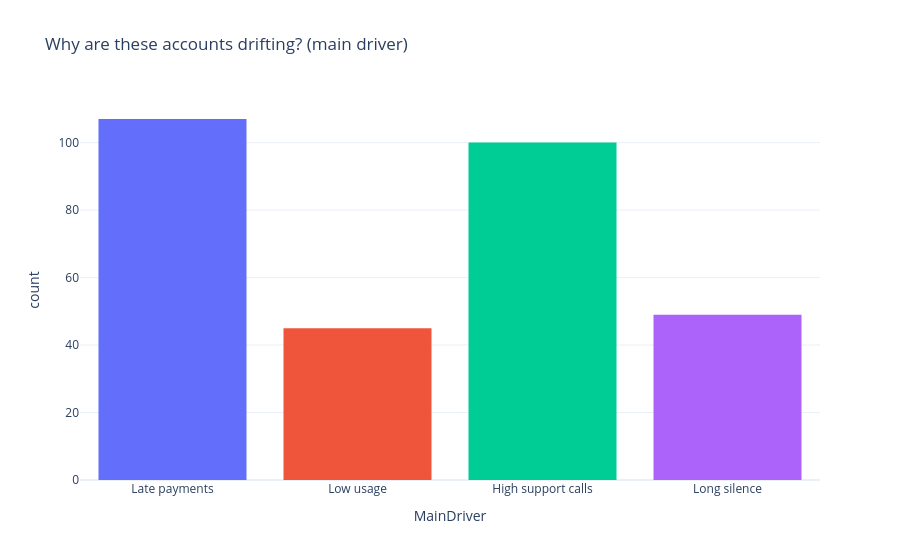

Notebook code cell kept with this figure:
### Code cell
# =====================================================
# 7. THE DECISION: ACCOUNT MANAGER WORKLIST
#    Output the model exists to produce.
# =====================================================
def main_driver(row):
    # which behaviour is furthest above the healthy-segment average
    healthy = train.loc[train["Segment"] == "Loyal / healthy", FEATURES].mean()
    gaps = {
        "High support calls":     (row["Support Calls"]    - healthy["Support Calls"])   / train["Support Calls"].std(),
        "Late payments":          (row["Payment Delay"]    - healthy["Payment Delay"])   / train["Payment Delay"].std(),
        "Low usage":              (healthy["Usage Frequency"] - row["Usage Frequency"])  / train["Usage Frequency"].std(),
        "Long silence":           (row["Last Interaction"] - healthy["Last Interaction"])/ train["Last Interaction"].std(),
    }
    return max(gaps, key=gaps.get)

def recommended_action(driver, score):
    discount = "20%" if score >= 0.6 else "10%"
    return {
        "High support calls": f"Call to resolve open issues + {discount} loyalty discount",
        "Late payments":      f"Offer flexible payment plan + {discount} loyalty discount",
        "Low usage":          f"Onboarding / feature check-in + {discount} loyalty discount",
        "Long silence":       f"Personal re-engagement call + {discount} loyalty discount",
    }[driver]

worklist = top_n.copy()
worklist["MainDriver"] = worklist.apply(main_driver, axis=1)
worklist["RecommendedAction"] = [recommended_action(d, s) for d, s in zip(worklist["MainDriver"], worklist["DriftScore"])]

worklist_cols = ["CustomerID", "Segment", "DriftScore", "Support Calls", "Payment Delay",
                 "Usage Frequency", "Last Interaction", "Subscription Type", "Contract Length",
                 "Total Spend", "MainDriver", "RecommendedAction"]
worklist = worklist[worklist_cols].round(2)
worklist.to_csv("account_manager_worklist.csv", index=False)

print("\nSample of the worklist handed to account managers:")
print(worklist.head(10).to_string(index=False))

fig = px.histogram(worklist, x="MainDriver", color="MainDriver",
                   title="Why are these accounts drifting? (main driver)")
fig.update_layout(template="plotly_white", showlegend=False)
fig.show()

print("\nSaved: account_manager_worklist.csv")
print(f"Accounts to contact this week: {len(worklist)} | "
      f"Potential revenue at stake (Total Spend): {worklist['Total Spend'].sum():,.0f}")

### Figure 1 — Plotly figure (JSON) as saved in the notebook; plotly's stock layout.template omitted (floating-point values rounded to 4 significant figures)
{"data": [{"bingroup": "x", "hovertemplate": "MainDriver=%{x}<br>count=%{y}<extra></extra>", "legendgroup": "Late payments", "marker": {"color": "#636efa", "pattern": {"shape": ""}}, "name": "Late payments", "orientation": "v", "showlegend": true, "type": "histogram", "x": ["Late payments", "Late payments", "Late payments", "Late payments", "Late payments", "Late payments", "Late payments", "Late payments", "Late payments", "Late payments", "Late payments", "Late payments", "Late payments", "Late payments", "Late payments", "Late payments", "Late payments", "Late payments", "Late payments", "Late payments", "Late payments", "Late payments", "Late payments", "Late payments", "Late payments", "Late payments", "Late payments", "Late payments", "Late payments", "Late payments", "Late payments", "Late payments", "Late payments", "Late payments", "Late payments", "Late payments", "Late payments", "Late payments", "Late payments", "Late payments", "Late payments", "Late payments", "Late payments", "Late payments", "Late payments", "Late payments", "Late payments", "Late payments", "Late payments", "Late payments", "Late payments", "Late payments", "Late payments", "Late payments", "Late payments", "Late payments", "Late payments", "Late payments", "Late payments", "Late payments", "Late payments", "Late payments", "Late payments", "Late payments", "Late payments", "Late payments", "Late payments", "Late payments", "Late payments", "Late payments", "Late payments", "Late payments", "Late payments", "Late payments", "Late payments", "Late payments", "Late payments", "Late payments", "Late payments", "Late payments", "Late payments", "Late payments", "Late payments", "Late payments", "Late payments", "Late payments", "Late payments", "Late payments", "Late payments", "Late payments", "Late payments", "Late payments", "Late payments", "Late payments", "Late payments", "Late payments", "Late payments", "Late payments", "Late payments", "Late payments", "Late payments", "Late payments", "Late payments", "Late payments", "Late payments", "Late payments", "Late payments"], "xaxis": "x", "yaxis": "y"}, {"bingroup": "x", "hovertemplate": "MainDriver=%{x}<br>count=%{y}<extra></extra>", "legendgroup": "Low usage", "marker": {"color": "#EF553B", "pattern": {"shape": ""}}, "name": "Low usage", "orientation": "v", "showlegend": true, "type": "histogram", "x": ["Low usage", "Low usage", "Low usage", "Low usage", "Low usage", "Low usage", "Low usage", "Low usage", "Low usage", "Low usage", "Low usage", "Low usage", "Low usage", "Low usage", "Low usage", "Low usage", "Low usage", "Low usage", "Low usage", "Low usage", "Low usage", "Low usage", "Low usage", "Low usage", "Low usage", "Low usage", "Low usage", "Low usage", "Low usage", "Low usage", "Low usage", "Low usage", "Low usage", "Low usage", "Low usage", "Low usage", "Low usage", "Low usage", "Low usage", "Low usage", "Low usage", "Low usage", "Low usage", "Low usage", "Low usage"], "xaxis": "x", "yaxis": "y"}, {"bingroup": "x", "hovertemplate": "MainDriver=%{x}<br>count=%{y}<extra></extra>", "legendgroup": "High support calls", "marker": {"color": "#00cc96", "pattern": {"shape": ""}}, "name": "High support calls", "orientation": "v", "showlegend": true, "type": "histogram", "x": ["High support calls", "High support calls", "High support calls", "High support calls", "High support calls", "High support calls", "High support calls", "High support calls", "High support calls", "High support calls", "High support calls", "High support calls", "High support calls", "High support calls", "High support calls", "High support calls", "High support calls", "High support calls", "High support calls", "High support calls", "High support calls", "High support calls", "High support calls", "High support calls", "High support calls", "High support calls", "High support calls", "High support calls", "High support calls", "High support calls", "High support calls", "High support calls", "High support calls", "High support calls", "High support calls", "High support calls", "High support calls", "High support calls", "High support calls", "High support calls", "High support calls", "High support calls", "High support calls", "High support calls", "High support calls", "High support calls", "High support calls", "High support calls", "High support calls", "High support calls", "High support calls", "High support calls", "High support calls", "High support calls", "High support calls", "High support calls", "High support calls", "High support calls", "High support calls", "High support calls", "High support calls", "High support calls", "High support calls", "High support calls", "High support calls", "High support calls", "High support calls", "High support calls", "High support calls", "High support calls", "High support calls", "High support calls", "High support calls", "High support calls", "High support calls", "High support calls", "High support calls", "High support calls", "High support calls", "High support calls", "High support calls", "High support calls", "High support calls", "High support calls", "High support calls", "High support calls", "High support calls", "High support calls", "High support calls", "High support calls", "High support calls", "High support calls", "High support calls", "High support calls", "High support calls", "High support calls", "High support calls", "High support calls", "High support calls", "High support calls"], "xaxis": "x", "yaxis": "y"}, {"bingroup": "x", "hovertemplate": "MainDriver=%{x}<br>count=%{y}<extra></extra>", "legendgroup": "Long silence", "marker": {"color": "#ab63fa", "pattern": {"shape": ""}}, "name": "Long silence", "orientation": "v", "showlegend": true, "type": "histogram", "x": ["Long silence", "Long silence", "Long silence", "Long silence", "Long silence", "Long silence", "Long silence", "Long silence", "Long silence", "Long silence", "Long silence", "Long silence", "Long silence", "Long silence", "Long silence", "Long silence", "Long silence", "Long silence", "Long silence", "Long silence", "Long silence", "Long silence", "Long silence", "Long silence", "Long silence", "Long silence", "Long silence", "Long silence", "Long silence", "Long silence", "Long silence", "Long silence", "Long silence", "Long silence", "Long silence", "Long silence", "Long silence", "Long silence", "Long silence", "Long silence", "Long silence", "Long silence", "Long silence", "Long silence", "Long silence", "Long silence", "Long silence", "Long silence", "Long silence"], "xaxis": "x", "yaxis": "y"}], "layout": {"barmode": "relative", "legend": {"title": {"text": "MainDriver"}, "tracegroupgap": 0}, "showlegend": false, "title": {"text": "Why are these accounts drifting? (main driver)"}, "xaxis": {"anchor": "y", "categoryarray": ["Late payments", "Low usage", "High support calls", "Long silence"], "categoryorder": "array", "domain": [0, 1], "title": {"text": "MainDriver"}}, "yaxis": {"anchor": "x", "domain": [0, 1], "title": {"text": "count"}}}}
